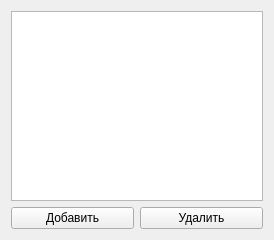
<?xml version="1.0" encoding="UTF-8"?>
<ui version="4.0">
 <class>ListEditWidget</class>
 <widget class="QWidget" name="ListEditWidget">
  <property name="geometry">
   <rect>
    <x>0</x>
    <y>0</y>
    <width>274</width>
    <height>240</height>
   </rect>
  </property>
  <property name="sizePolicy">
   <sizepolicy hsizetype="Preferred" vsizetype="Preferred">
    <horstretch>0</horstretch>
    <verstretch>0</verstretch>
   </sizepolicy>
  </property>
  <property name="windowTitle">
   <string>Список</string>
  </property>
  <layout class="QGridLayout" name="gridLayout">
   <item row="0" column="0" colspan="2">
    <widget class="QListWidget" name="listWidget"/>
   </item>
   <item row="1" column="0">
    <widget class="QPushButton" name="addButton">
     <property name="text">
      <string>Добавить</string>
     </property>
    </widget>
   </item>
   <item row="1" column="1">
    <widget class="QPushButton" name="deleteButton">
     <property name="text">
      <string>Удалить</string>
     </property>
    </widget>
   </item>
  </layout>
 </widget>
 <resources/>
 <connections/>
</ui>
